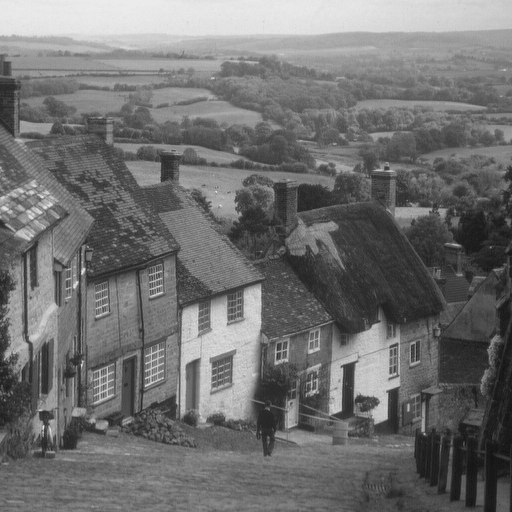
#> input picture git/MC920 - Introdução ao Processamento de Imagem Digital (2022)/Relatórios/1/Códigos/city.png, 512 x 512 px
$ python trabalho1.py
#> lines starting #> are read from the running program, lines starting #| are printed output that depends on the picture
# MARCOS DA MATA SOUSA - 221519 - TRABALHO 1

from scipy import signal
import numpy as np
import imageio as im
import matplotlib.pyplot as plt

def brilho(imagem, gama):
    res = imagem / 255
    res = np.power(res, (1/gama))
    res = res * 255
    return res

def extrairPlano(imagem, plano):
    return np.where(imagem & np.power(2, plano), 1, 0)

def combinacao(imagemA, imagemB, p1, p2):
    return (p1 * imagemA) + (p2 * imagemB)


# leitura de city
city = im.imread('city.png')
#> city is the input picture: shape (512, 512); min 16, max 235, mean 112.2

# 1.1.B
plt.imshow(city)
b = 255 - city
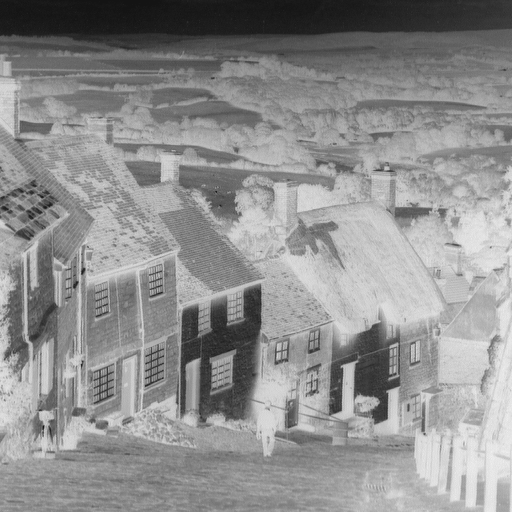
#> b: shape (512, 512); min 20, max 239, mean 142.8
plt.imshow(b)
im.imsave('1.1negativo.png', b)

# 1.1.C
c = np.where(city > 200, 200, city)
c = np.where(c < 100, 100, c)
im.imsave('1.1intervalo100_200.png', c)
plt.imshow(c)

# 1.1.D
d = np.copy(city)
d[0::2, :] = d[0::2, ::-1]
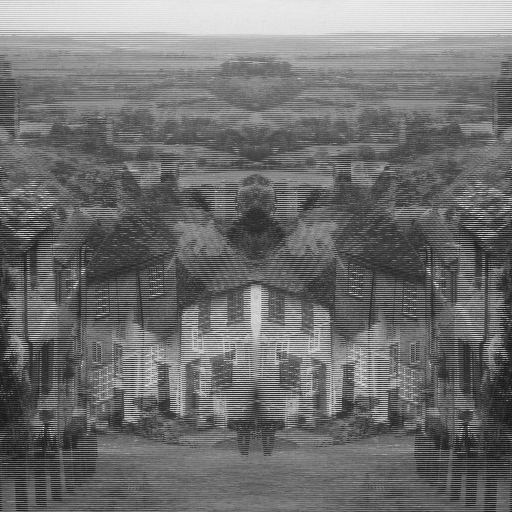
#> d: shape (512, 512); min 16, max 235, mean 112.2
im.imsave('1.1inversão_linhas_pares.png', d)
plt.imshow(d)

# 1.1.E
e = np.copy(city)
e[256:, 0:] = np.flipud(e[0:256, 0:])
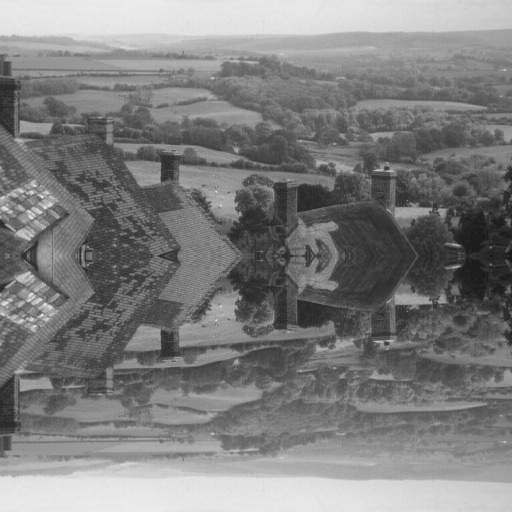
#> e: shape (512, 512); min 22, max 235, mean 126.4
im.imsave('1.1espelhamento_superior.png', e)
plt.imshow(e)

# 1.1.F
f = np.flipud(city)
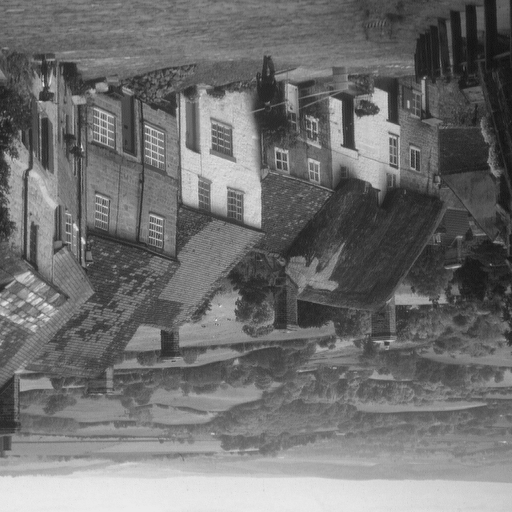
#> f: shape (512, 512); min 16, max 235, mean 112.2
im.imsave('1.1espelhamento_vertical.png', f)
plt.imshow(f)

###
# 1.2
# leitura do baboon
baboon = im.imread('baboon.png')
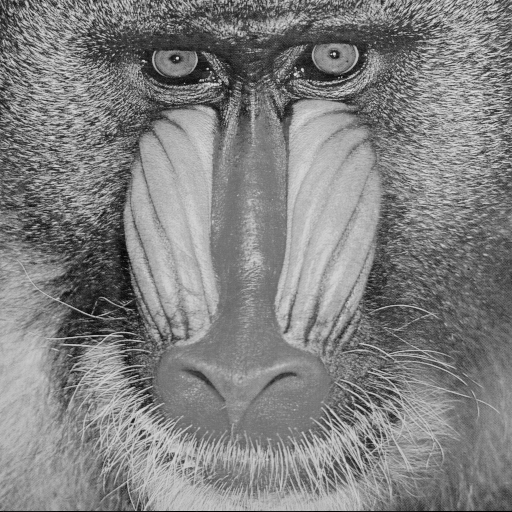
#> input picture git/MC920 - Introdução ao Processamento de Imagem Digital (2022)/Relatórios/1/Códigos/baboon.png, 512 x 512 px
#> baboon is the input picture: shape (512, 512); min 0, max 230, mean 129.1
im.imsave('1.2gama1.5.png', brilho(baboon, 1.5))
im.imsave('1.2gama.2.5.png', brilho(baboon, 2.5))
im.imsave('1.2gama3.5.png', brilho(baboon, 3.5))
#> call 3 of brilho, with gama = 3.5
#> in brilho (call 3), `res = np.power(res, (1/gama))`:
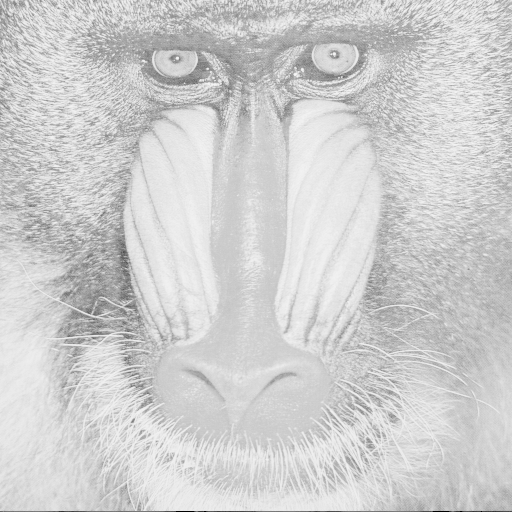
#> res: shape (512, 512) float64; min 0, max 0.971, mean 0.812

###
# 1.3
im.imsave('1.3plano0.png', extrairPlano(baboon, 0))
#> in extrairPlano, `return np.where(imagem & np.power(2, plano), 1, 0)`:
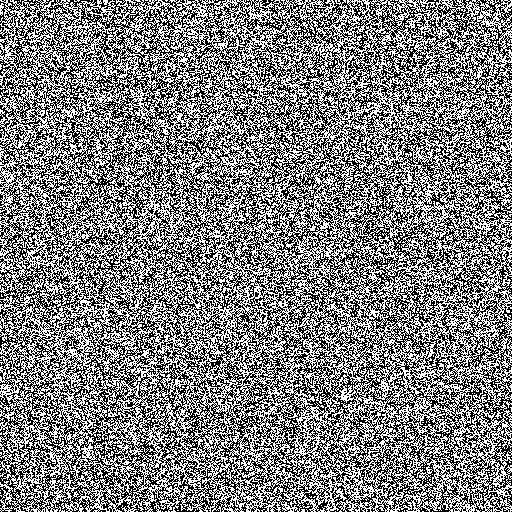
#> returned value: shape (512, 512) int64; values 0 (black) and 1 (white), 50.1% white; black in thin lines or dots
#> (the run stopped early here; a loop or call above may not have finished)
